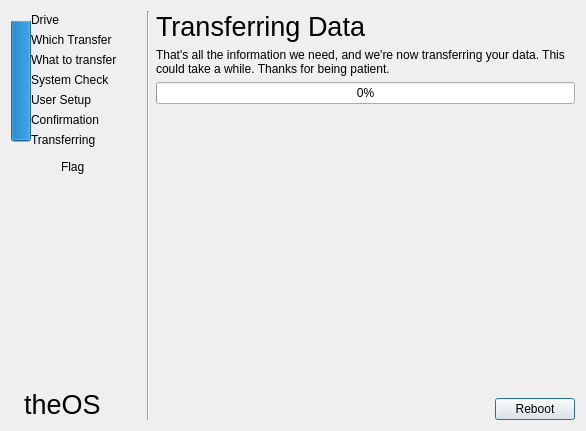
<?xml version="1.0" encoding="UTF-8"?>
<ui version="4.0">
 <class>TransferProgress</class>
 <widget class="QDialog" name="TransferProgress">
  <property name="geometry">
   <rect>
    <x>0</x>
    <y>0</y>
    <width>586</width>
    <height>431</height>
   </rect>
  </property>
  <property name="windowTitle">
   <string>Dialog</string>
  </property>
  <layout class="QHBoxLayout" name="horizontalLayout_2">
   <item>
    <widget class="QFrame" name="frame_2">
     <property name="minimumSize">
      <size>
       <width>130</width>
       <height>0</height>
      </size>
     </property>
     <property name="maximumSize">
      <size>
       <width>130</width>
       <height>16777215</height>
      </size>
     </property>
     <property name="frameShape">
      <enum>QFrame::NoFrame</enum>
     </property>
     <property name="frameShadow">
      <enum>QFrame::Raised</enum>
     </property>
     <layout class="QVBoxLayout" name="verticalLayout">
      <property name="leftMargin">
       <number>0</number>
      </property>
      <property name="topMargin">
       <number>0</number>
      </property>
      <property name="rightMargin">
       <number>0</number>
      </property>
      <property name="bottomMargin">
       <number>0</number>
      </property>
      <item>
       <widget class="QFrame" name="externalDriveTransferProgress">
        <property name="minimumSize">
         <size>
          <width>0</width>
          <height>175</height>
         </size>
        </property>
        <property name="frameShape">
         <enum>QFrame::NoFrame</enum>
        </property>
        <property name="frameShadow">
         <enum>QFrame::Raised</enum>
        </property>
        <widget class="QLabel" name="label_11">
         <property name="geometry">
          <rect>
           <x>20</x>
           <y>0</y>
           <width>121</width>
           <height>18</height>
          </rect>
         </property>
         <property name="text">
          <string>Drive</string>
         </property>
        </widget>
        <widget class="QLabel" name="flag">
         <property name="geometry">
          <rect>
           <x>50</x>
           <y>140</y>
           <width>31</width>
           <height>31</height>
          </rect>
         </property>
         <property name="text">
          <string>Flag</string>
         </property>
        </widget>
        <widget class="QProgressBar" name="progressThroughTransfer">
         <property name="geometry">
          <rect>
           <x>0</x>
           <y>10</y>
           <width>20</width>
           <height>121</height>
          </rect>
         </property>
         <property name="maximum">
          <number>1</number>
         </property>
         <property name="value">
          <number>1</number>
         </property>
         <property name="textVisible">
          <bool>false</bool>
         </property>
         <property name="orientation">
          <enum>Qt::Vertical</enum>
         </property>
         <property name="invertedAppearance">
          <bool>true</bool>
         </property>
        </widget>
        <widget class="QLabel" name="label_29">
         <property name="geometry">
          <rect>
           <x>20</x>
           <y>120</y>
           <width>121</width>
           <height>18</height>
          </rect>
         </property>
         <property name="text">
          <string>Transferring</string>
         </property>
        </widget>
        <widget class="QLabel" name="label_12">
         <property name="geometry">
          <rect>
           <x>20</x>
           <y>40</y>
           <width>121</width>
           <height>18</height>
          </rect>
         </property>
         <property name="text">
          <string>What to transfer</string>
         </property>
        </widget>
        <widget class="QLabel" name="label_20">
         <property name="geometry">
          <rect>
           <x>20</x>
           <y>60</y>
           <width>121</width>
           <height>18</height>
          </rect>
         </property>
         <property name="text">
          <string>System Check</string>
         </property>
        </widget>
        <widget class="QLabel" name="label_13">
         <property name="geometry">
          <rect>
           <x>20</x>
           <y>20</y>
           <width>121</width>
           <height>18</height>
          </rect>
         </property>
         <property name="text">
          <string>Which Transfer</string>
         </property>
        </widget>
        <widget class="QLabel" name="label_22">
         <property name="geometry">
          <rect>
           <x>20</x>
           <y>100</y>
           <width>121</width>
           <height>18</height>
          </rect>
         </property>
         <property name="text">
          <string>Confirmation</string>
         </property>
        </widget>
        <widget class="QLabel" name="label_21">
         <property name="geometry">
          <rect>
           <x>20</x>
           <y>80</y>
           <width>121</width>
           <height>18</height>
          </rect>
         </property>
         <property name="text">
          <string>User Setup</string>
         </property>
        </widget>
       </widget>
      </item>
      <item>
       <spacer name="verticalSpacer_2">
        <property name="orientation">
         <enum>Qt::Vertical</enum>
        </property>
        <property name="sizeHint" stdset="0">
         <size>
          <width>20</width>
          <height>40</height>
         </size>
        </property>
       </spacer>
      </item>
      <item>
       <layout class="QHBoxLayout" name="horizontalLayout_3">
        <item>
         <widget class="QLabel" name="label_33">
          <property name="text">
           <string/>
          </property>
          <property name="pixmap">
           <pixmap resource="resources.qrc">:/res/theosicon.svg</pixmap>
          </property>
         </widget>
        </item>
        <item>
         <widget class="QLabel" name="label_34">
          <property name="font">
           <font>
            <pointsize>20</pointsize>
           </font>
          </property>
          <property name="text">
           <string>theOS</string>
          </property>
         </widget>
        </item>
        <item>
         <spacer name="horizontalSpacer_2">
          <property name="orientation">
           <enum>Qt::Horizontal</enum>
          </property>
          <property name="sizeHint" stdset="0">
           <size>
            <width>40</width>
            <height>20</height>
           </size>
          </property>
         </spacer>
        </item>
       </layout>
      </item>
     </layout>
    </widget>
   </item>
   <item>
    <widget class="Line" name="line">
     <property name="orientation">
      <enum>Qt::Vertical</enum>
     </property>
    </widget>
   </item>
   <item>
    <layout class="QVBoxLayout" name="verticalLayout_2">
     <item>
      <widget class="QLabel" name="label_16">
       <property name="font">
        <font>
         <pointsize>20</pointsize>
        </font>
       </property>
       <property name="text">
        <string>Transferring Data</string>
       </property>
      </widget>
     </item>
     <item>
      <widget class="QLabel" name="label">
       <property name="text">
        <string>That's all the information we need, and we're now transferring your data. This could take a while. Thanks for being patient.</string>
       </property>
       <property name="wordWrap">
        <bool>true</bool>
       </property>
      </widget>
     </item>
     <item>
      <widget class="QProgressBar" name="currentProgress">
       <property name="value">
        <number>0</number>
       </property>
      </widget>
     </item>
     <item>
      <spacer name="verticalSpacer">
       <property name="orientation">
        <enum>Qt::Vertical</enum>
       </property>
       <property name="sizeHint" stdset="0">
        <size>
         <width>20</width>
         <height>40</height>
        </size>
       </property>
      </spacer>
     </item>
     <item>
      <widget class="QFrame" name="endFrame">
       <property name="frameShape">
        <enum>QFrame::NoFrame</enum>
       </property>
       <property name="frameShadow">
        <enum>QFrame::Raised</enum>
       </property>
       <layout class="QHBoxLayout" name="horizontalLayout">
        <property name="leftMargin">
         <number>0</number>
        </property>
        <property name="topMargin">
         <number>0</number>
        </property>
        <property name="rightMargin">
         <number>0</number>
        </property>
        <property name="bottomMargin">
         <number>0</number>
        </property>
        <item>
         <spacer name="horizontalSpacer">
          <property name="orientation">
           <enum>Qt::Horizontal</enum>
          </property>
          <property name="sizeHint" stdset="0">
           <size>
            <width>40</width>
            <height>20</height>
           </size>
          </property>
         </spacer>
        </item>
        <item>
         <widget class="QPushButton" name="pushButton">
          <property name="text">
           <string>Reboot</string>
          </property>
          <property name="icon">
           <iconset theme="system-reboot">
            <normaloff>.</normaloff>.</iconset>
          </property>
         </widget>
        </item>
       </layout>
      </widget>
     </item>
    </layout>
   </item>
  </layout>
 </widget>
 <resources>
  <include location="resources.qrc"/>
 </resources>
 <connections/>
</ui>
